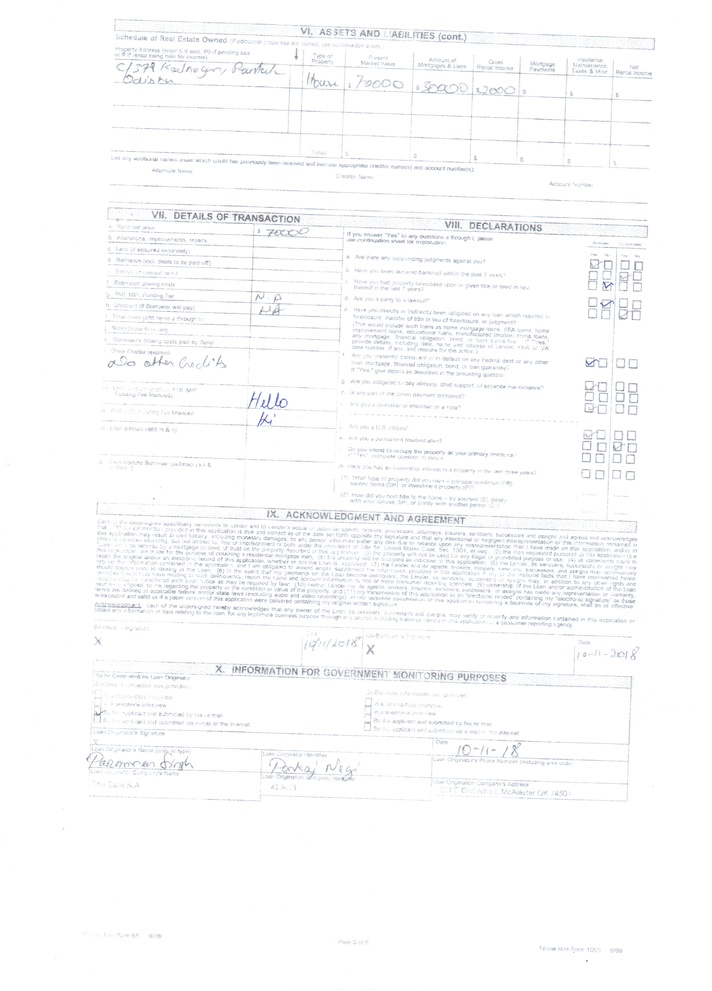
#> input picture Pyimages/Module1/Begineer/Page3.jpeg, 712 x 991 px, shrunk from 2481 x 3456 before the run
$ python automaticThresoldEdgeDetenction.py --image ../Page3.jpeg
#> lines starting #> are read from the running program, lines starting #| are printed output that depends on the picture; after the words box and inside, x2 and y2 are one past the last pixel; in counts of white or black regions, pixels touching at a corner belong together
import argparse
import cv2
import numpy as np

ap=argparse.ArgumentParser()
ap.add_argument("-i","--image",required=True,help="Path of the image")
args=vars(ap.parse_args())

def autoEdge(image,sigma=0.33):
    # calcluate the median of the image
    v=np.median(image)
    #calcluate the upper and the lower limit of thresold values
    lower=int(max(0,(1-sigma)*v))
    upper=int(min(255,(1-sigma)*v))
    edge=cv2.Canny(image,lower,upper)
    return edge

image=cv2.imread(args["image"])
#> image is the input picture: shape (991, 712, 3); mean B, G, R 251.4, 250.9, 250.5
gray=cv2.cvtColor(image,cv2.COLOR_BGR2GRAY)
blur=cv2.GaussianBlur(gray,(5,5),0)
cv2.imshow("Original",image)
cv2.imshow("GrayScale",gray)
cv2.imshow("Blurred",blur)
cv2.waitKey(0)

wide=cv2.Canny(blur,10,200)
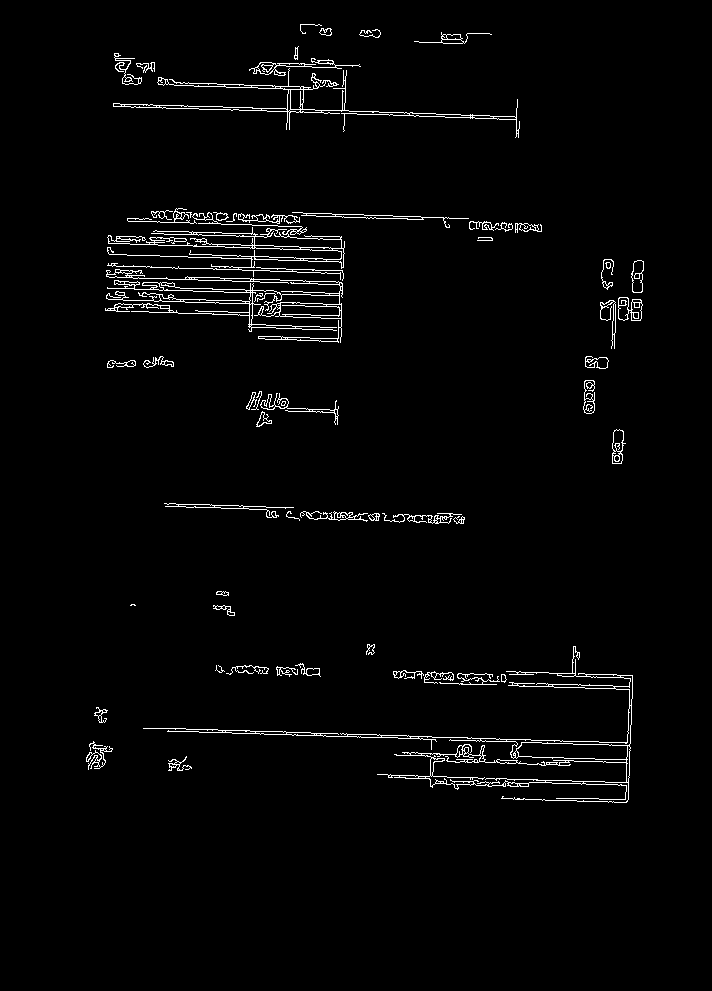
#> wide: shape (991, 712); 2.2% white in thin lines or dots, all inside (x1, y1, x2, y2) = (86, 24, 644, 803)
tight=cv2.Canny(blur,230,250)
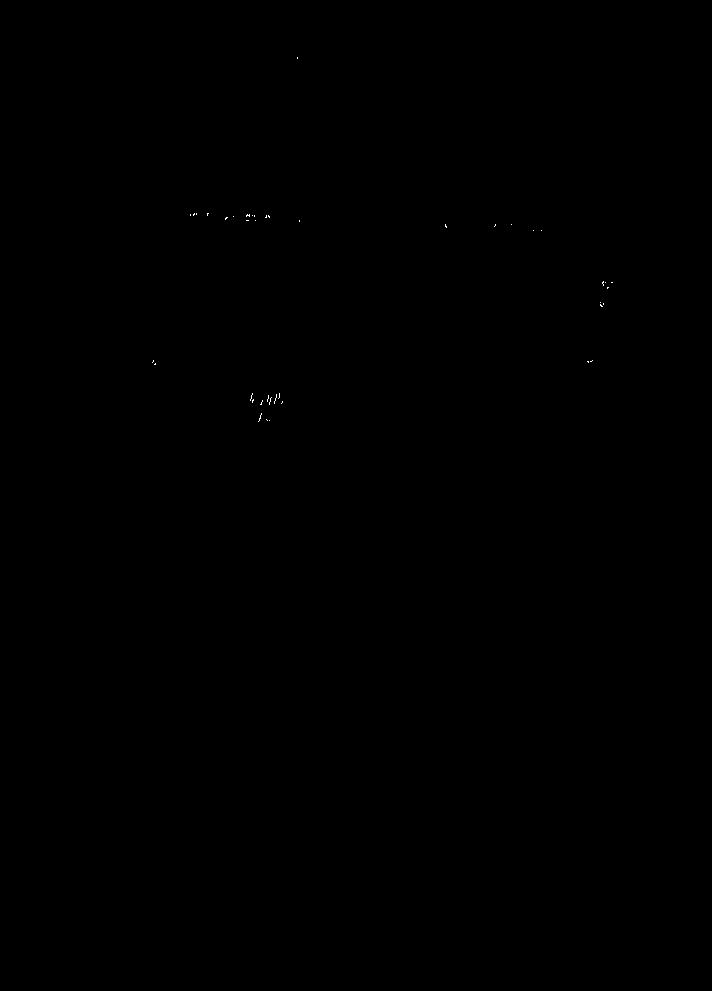
#> tight: shape (991, 712); 0.02% white in thin lines or dots, all inside (x1, y1, x2, y2) = (152, 57, 613, 422)
auto=autoEdge(blur)
#> in autoEdge, `v=np.median(image)`: v = 255
#> in autoEdge, `lower=int(max(0,(1-sigma)*v))`: lower = 170
#> in autoEdge, `edge=cv2.Canny(image,lower,upper)`:
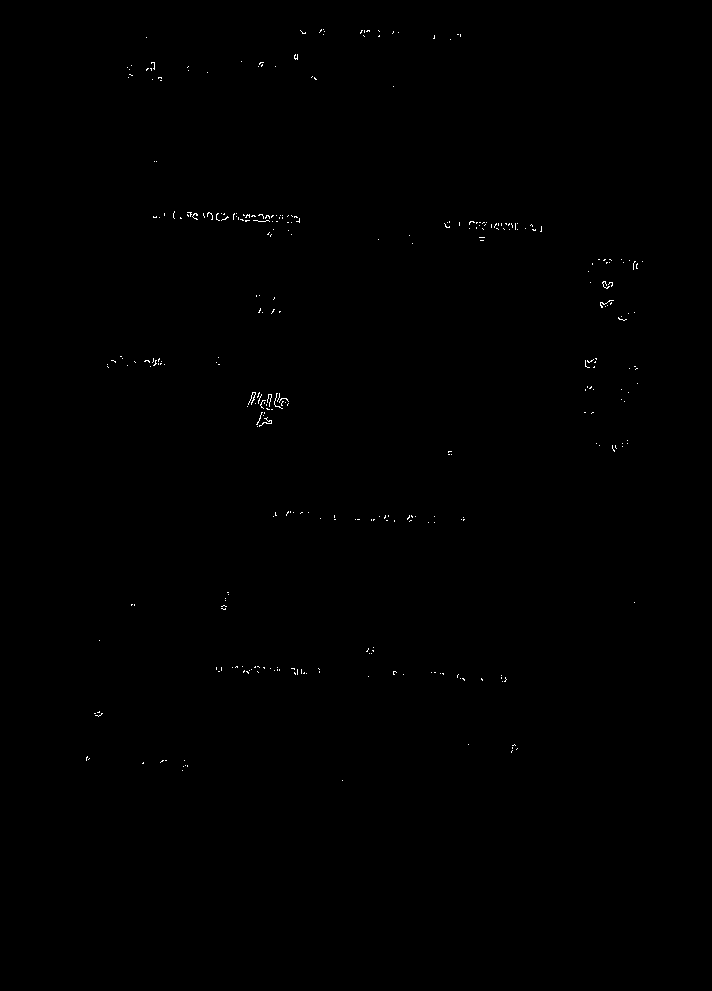
#> edge: shape (991, 712); 0.18% white in thin lines or dots, all inside (x1, y1, x2, y2) = (86, 29, 643, 781)
cv2.imshow("Wide",wide)
cv2.waitKey(0)
cv2.imshow("tight",tight)
cv2.waitKey(0)
cv2.imshow("auto",auto)
cv2.waitKey(0)
